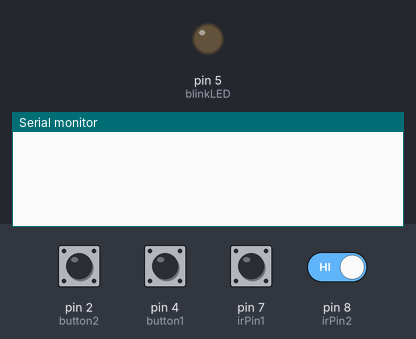
The sketch below on a simulated Arduino Uno, built with avr-gcc and run on an emulated ATmega328P. Shown: output pins drawn as LEDs (lit = HIGH), the last lines printed to the serial monitor. The inputs (shaded band) are chosen by the test bench; at power-on: pin 7 (irPin1), pin 8 (irPin2) HIGH, pin 2 (button2), pin 4 (button1) LOW.

Above: at 1.2 s.
1.3 s: pin 2 (button2) pulled HIGH for 0.15 s
At 2.6 s:
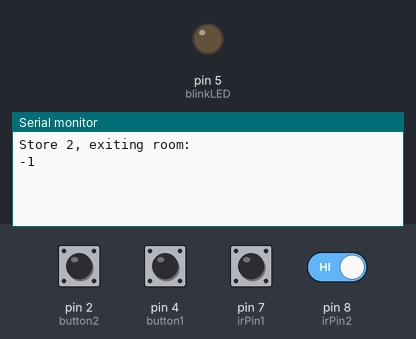
2.9 s: pin 4 (button1) pulled HIGH for 0.15 s
At 4.1 s:
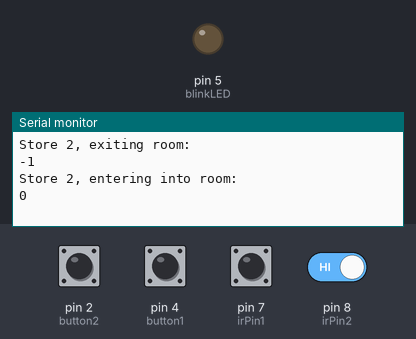
4.5 s: pin 7 (irPin1) pulsed LOW 2 times (0.12 s each, 0.3 s apart)
At 6.2 s:
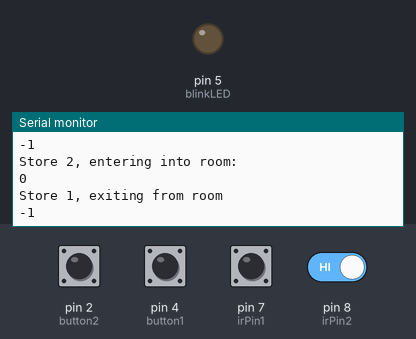

Measured:
- after the input at 1.3 s, the serial monitor: prints a new line after 0.15 s (image 1)
- after the input at 2.9 s, the serial monitor: prints a new line after 0.15 s (image 2)
- after the input at 4.5 s, the serial monitor: prints a new line after 0.30 s (image 3)

The sketch:

IR_Body_Counter.ino
```cpp
int irPin1 = 7;
int irPin2 = 8;
int button1 = 4;
int button2 = 2;
int blinkLED = 5;
int count = 0;
int count1 = 0;
int buttonstate1=true;
int buttonstate2=true;
int lastButtonState = 0;
int lastButtonState2 = 0;
boolean state1 = true;
boolean state2 = true;
boolean insideState = false;
boolean outsideIr = false;
boolean isPeopleExiting = false;
int i = 1;
void setup() {
  Serial.begin(9600);
  pinMode(irPin1, INPUT);
  pinMode(irPin2, INPUT);
  pinMode(button1, INPUT);
  pinMode(button2, INPUT);
  pinMode(blinkLED, OUTPUT);
}

void loop() {
  delay(50);
  buttonstate1 = digitalRead(button1);
  if(buttonstate1 != lastButtonState){
    if (digitalRead(button1)==LOW) {
    count1++;
    buttonstate1=false;
    Serial.println("Store 2, entering into room: ");
    Serial.println(count1);
    //Serial.println("; ");
  }
  delay(50);
  }
   lastButtonState = buttonstate1;

  buttonstate2 = digitalRead(button2);
  if(buttonstate2 != lastButtonState2){
    if (digitalRead(button2)==LOW){
    count1--;
    buttonstate2=false;
    Serial.println("Store 2, exiting room: ");
    Serial.println(count1);
  }
  delay(50);
  }
   lastButtonState2 = buttonstate2;
  if (count1>10){
    func();
  }
    if (!digitalRead(irPin1) && i == 1 && state1) {
      outsideIr = true;
      delay(100);
      i++;
      state1 = false;
    }

  if (!digitalRead(irPin2) && i == 2 &&   state2) {
    Serial.println("Store 1, entering into room: ");
    outsideIr = true;
    delay(100);
    i = 1 ;
    count++;
    Serial.println(count);
    //Serial.println("; ");
    state2 = false;
  }

  if (!digitalRead(irPin2) && i == 1 && state2 ) {
    outsideIr = true;
    delay(100);
    i = 2 ;
    state2 = false;
  }

  if (!digitalRead(irPin1) && i == 2 && state1 ) {
    Serial.println("Store 1, exiting from room");
    outsideIr = true;
    delay(100);
    count--;
    Serial.println(count);
    //Serial.println("; ");
    i = 1;
    state1 = false;
  }

  if (digitalRead(irPin1)) {
    state1 = true;
  }

  if (digitalRead(irPin2)) {
    state2 = true;
  }

}
void func(){
  digitalWrite(blinkLED, HIGH);   // turn the LED on (HIGH is the voltage level)
  delay(100);                       // wait for a second
  digitalWrite(blinkLED, LOW);    // turn the LED off by making the voltage LOW
  delay(200);
}
```
